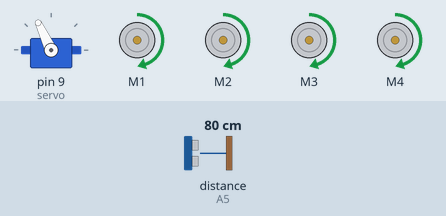
This sketch was run on a simulated Arduino Uno, built with avr-gcc and run on an emulated ATmega328P. Shown: servo, 4 × DC motor (green arrow = forward, orange = backward, longer = faster). The test bench sets the inputs (shaded band); at power-on: distance to the obstacle (sensor on A5) 80 cm. The echo pulse lasts 58.3 µs per cm.

Above: at 3.9 s.
4.0 s: distance to the obstacle (sensor on A5) set to 32 cm
5.5 s: distance to the obstacle (sensor on A5) set to 27 cm
At 7.0 s:
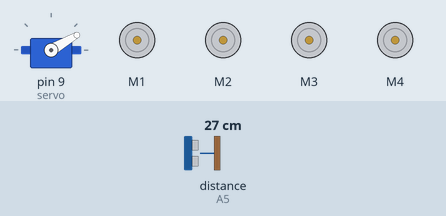
8.5 s: distance to the obstacle (sensor on A5) set to 35 cm
At 8.95 s:
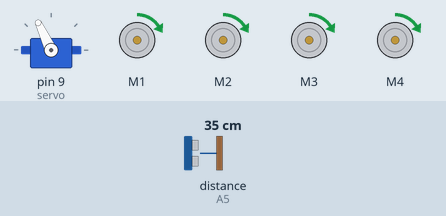
10.7 s: distance to the obstacle (sensor on A5) set to 2 cm
At 13.1 s:
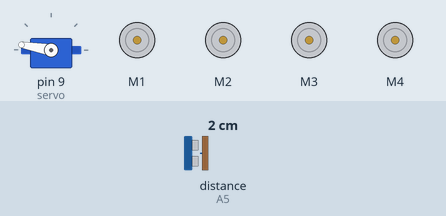
13.7 s: distance to the obstacle (sensor on A5) set to 33 cm
At 15.2 s:
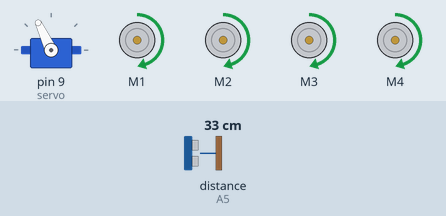
Timing chart, 0 to 16.7 s (numbered marks = the images above; inputs shaded):
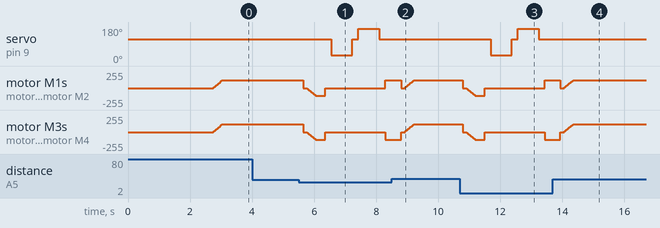

Measured:
- the behaviour switches between 31 and 30 cm on distance to the obstacle (sensor on A5) (found by bisection; images 0 and 1)
- after the input at 4.0 s, every drawn part: stays the same
- after the input at 5.5 s, servo on pin 9 (servo): 115° → 30° after 1.1 s, → 115° 0.67 s later, → 170° 0.20 s later, → 115° 0.67 s later
- after the input at 8.5 s, servo on pin 9 (servo): stays 115° (without the input it goes to 30° after 1.3 s)
- after the input at 10.7 s, servo on pin 9 (servo): 115° → 30° after 1.0 s, → 115° 0.67 s later, → 170° 0.20 s later, → 115° 0.67 s later
- after the input at 13.7 s, servo on pin 9 (servo): stays 115° (without the input it goes to 30° after 1.3 s)

The sketch:

Obstacle_avoidance_car.ino
```cpp
#include <AFMotor.h>
#include <NewPing.h>
#include <Servo.h>

//Define the Trig and the Echo pins
#define TRIG_PIN A1
#define ECHO_PIN A5

#define MAX_DISTANCE 200
#define MAX_SPEED 120 // sets speed of DC  motors
#define MAX_SPEED_OFFSET 20

NewPing sonar(TRIG_PIN, ECHO_PIN, MAX_DISTANCE);// The NewPing library takes in the trig and the echo pins and also the maximum distance

AF_DCMotor motor1(1, MOTOR12_1KHZ);
AF_DCMotor motor2(2, MOTOR12_1KHZ);
AF_DCMotor motor3(3, MOTOR34_1KHZ);
AF_DCMotor motor4(4, MOTOR34_1KHZ);
Servo servo;

boolean goesForward=false;
int distance = 100;
int speedSet = 0;

void setup() {

  servo.attach(9);
  servo.write(115);
  delay(2000);
  distance = readPing();
  delay(100);
  distance = readPing();
  delay(100);
  distance = readPing();
  delay(100);
  distance = readPing();
  delay(100);
}

void loop() {
 int distanceR = 0;
 int distanceL =  0;
 delay(40);

 if(distance <= 30)//In order for it not to move too close to the wall
 {
  Stop(); //stop the car
  delay(100);
  moveBackward();
  delay(300);
  Stop();
  delay(200);
  distanceR = lookRight();
  delay(200);
  distanceL = lookLeft();
  delay(200);

  if(distanceR >= distanceL)
  {
    turnRight();
    Stop();
  }
  else
  {
    turnLeft();
    Stop();
  }
 }
 else
 {
  moveForward();
 }
 distance = readPing();
}


int lookRight()
{
    servo.write(30);
    delay(500);
    int distance = readPing();
    delay(100);
    servo.write(115);
    return distance;
}

int lookLeft()
{
    servo.write(170);
    delay(500);
    int distance = readPing();
    delay(100);
    servo.write(115);
    return distance;
    delay(100);
}

//For the Ultrasonic sensor to measure the distance
int readPing() {
  delay(70);
  int cm = sonar.ping_cm();
  if(cm==0)
  {
    cm = 250;
  }
  return cm;
}


//To stop the car
void Stop() {
  motor1.run(RELEASE);
  motor2.run(RELEASE);
  motor3.run(RELEASE);
  motor4.run(RELEASE);
}


//For the car to move Forward
void moveForward() {

 if(!goesForward)
  {
    goesForward=true;
    motor1.run(FORWARD);
    motor2.run(FORWARD);
    motor3.run(FORWARD);
    motor4.run(FORWARD);
   for (speedSet = 0; speedSet < MAX_SPEED; speedSet +=2) //To gradually accelerate to avoid running down the batteries
   {
    motor1.setSpeed(speedSet);
    motor2.setSpeed(speedSet);
    motor3.setSpeed(speedSet);
    motor4.setSpeed(speedSet);
    delay(5);
   }
  }
}

void moveBackward() {
    goesForward=false;
    motor1.run(BACKWARD);
    motor2.run(BACKWARD);
    motor3.run(BACKWARD);
    motor4.run(BACKWARD);
  for (speedSet = 0; speedSet < MAX_SPEED; speedSet +=2)
  {
    motor1.setSpeed(speedSet);
    motor2.setSpeed(speedSet);
    motor3.setSpeed(speedSet);
    motor4.setSpeed(speedSet);
    delay(5);
  }
}

//To turn right and move in right direction
void turnRight() {
  motor1.run(FORWARD);
  motor2.run(FORWARD);
  motor3.run(BACKWARD);
  motor4.run(BACKWARD);
  delay(500);
  motor1.run(FORWARD);
  motor2.run(FORWARD);
  motor3.run(FORWARD);
  motor4.run(FORWARD);
}

//To turn left and move in left direction
void turnLeft() {
  motor1.run(BACKWARD);
  motor2.run(BACKWARD);
  motor3.run(FORWARD);
  motor4.run(FORWARD);
  delay(500);
  motor1.run(FORWARD);
  motor2.run(FORWARD);
  motor3.run(FORWARD);
  motor4.run(FORWARD);
}
```
